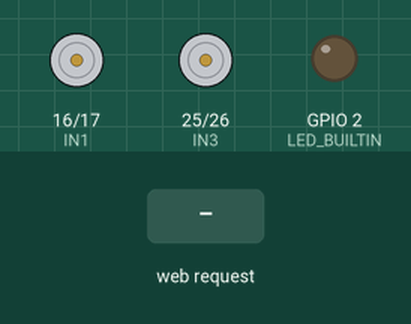
A sketch run on a simulated ESP32. Parts: motor-driver pin pairs drawn as motors (green arrow = first pin HIGH = forward, orange = second pin HIGH = backward, longer = more drive), output pins drawn as LEDs (lit = HIGH). The test bench sets the inputs (shaded band). What the sketch prints to the serial monitor is not drawn.

Above: at 1.2 s.
1.3 s: HTTP request GET /SUBIR received
At 1.6 s:
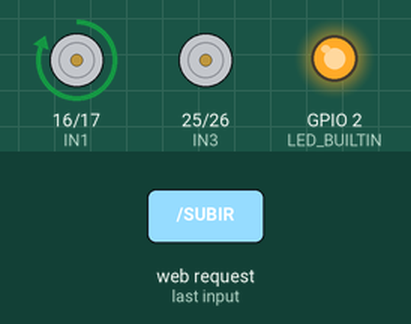
2.8 s: HTTP request GET /DESCER received
At 4.0 s:
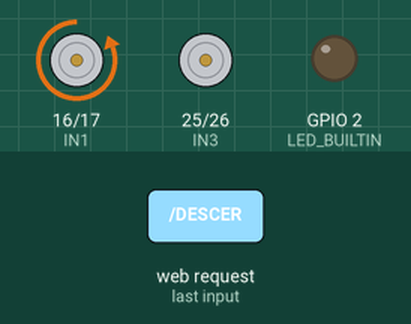
4.3 s: HTTP request GET /HORARIO received
At 5.2 s:
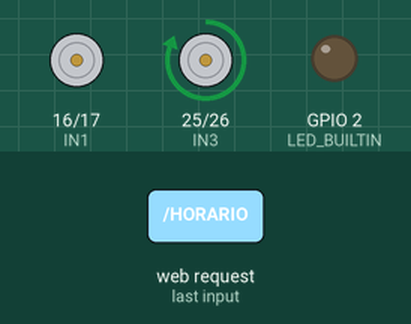
5.8 s: HTTP request GET /ANTI-HORARIO received
At 6.3 s:
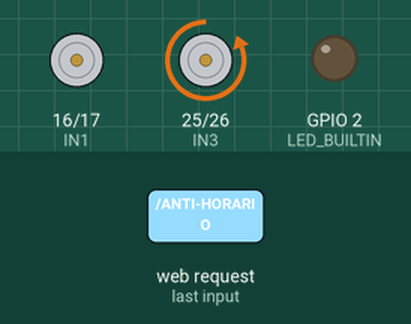
Timing chart, 0 to 8.3 s (numbered marks = the images above; inputs shaded):
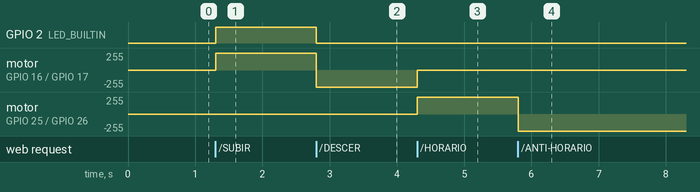

The sketch:

EscalaArvoreWiFi_copy_20241202222258.ino
```cpp
/*
  WiFiAccessPoint.ino creates a WiFi access point and provides a web server on it.

  Steps:
  1. Connect to the access point "yourAp"
  2. Point your web browser to http://192.168.4.1/H to turn the LED on or http://192.168.4.1/L to turn it off
     OR
     Run raw TCP "GET /H" and "GET /L" on PuTTY terminal with 192.168.4.1 as IP address and 80 as port

  Created for arduino-esp32 on 04 July, 2018
  by Elochukwu Ifediora (fedy0)
*/

#include <WiFi.h>
#include <NetworkClient.h>
#include <WiFiAP.h>

#ifndef LED_BUILTIN
#define LED_BUILTIN 2  // Set the GPIO pin where you connected your test LED or comment this line out if your dev board has a built-in LED

#endif


//Definindo os pinos a serem utilizados
#define IN1 16
#define IN2 17
#define IN3 25
#define IN4 26


// Set these to your desired credentials.
const char *ssid = "EscalaArvore";
const char *password = "escaladorprofissional";

NetworkServer server(80);

void setup() {
  pinMode(LED_BUILTIN, OUTPUT);

  Serial.begin(115200);
  Serial.println();
  Serial.println("Configuring access point...");

  // You can remove the password parameter if you want the AP to be open.
  // a valid password must have more than 7 characters
  if (!WiFi.softAP(ssid, password)) {
    log_e("Soft AP creation failed.");
    while (1);
  }
  IPAddress myIP = WiFi.softAPIP();
  Serial.print("AP IP address: ");
  Serial.println(myIP);
  server.begin();

  Serial.println("Server started");

// Setup dos pinos dos dois motores
  pinMode(IN1, OUTPUT);
  pinMode(IN2, OUTPUT);
  pinMode(IN3, OUTPUT);
  pinMode(IN4, OUTPUT);

// Todos iniciam no LOW, ou seja, o motor inicia desligado
  digitalWrite(IN1, LOW);
  digitalWrite(IN2, LOW);
  digitalWrite(IN3, LOW);
  digitalWrite(IN4, LOW);

}

void loop() {
  NetworkClient client = server.accept();  // listen for incoming clients

  if (client) {                     // if you get a client,
    Serial.println("New Client.");  // print a message out the serial port
    String currentLine = "";        // make a String to hold incoming data from the client
    while (client.connected()) {    // loop while the client's connected
      if (client.available()) {     // if there's bytes to read from the client,
        char c = client.read();     // read a byte, then
        Serial.write(c);            // print it out the serial monitor
        if (c == '\n') {            // if the byte is a newline character

          // if the current line is blank, you got two newline characters in a row.
          // that's the end of the client HTTP request, so send a response:
          if (currentLine.length() == 0) {
            // HTTP headers always start with a response code (e.g. HTTP/1.1 200 OK)
            // and a content-type so the client knows what's coming, then a blank line:
            client.println("HTTP/1.1 200 OK");
            client.println("Content-type:text/html");
            client.println();

            // the content of the HTTP response follows the header:
            client.print("Click <a href=\"/H\">here</a> to turn ON the LED.<br>");
            client.print("Click <a href=\"/L\">here</a> to turn OFF the LED.<br>");

            // The HTTP response ends with another blank line:
            client.println();
            // break out of the while loop:
            break;
          } else {  // if you got a newline, then clear currentLine:
            currentLine = "";
          }
        } else if (c != '\r') {  // if you got anything else but a carriage return character,
          currentLine += c;      // add it to the end of the currentLine
        }

        // Check to see if the client request was "GET /H" or "GET /L":
        if (currentLine.endsWith("GET /SUBIR")) {
          digitalWrite(LED_BUILTIN, HIGH);  // GET /H turns the LED on
        }
        if (currentLine.endsWith("GET /DESCER")) {
          digitalWrite(LED_BUILTIN, LOW);  // GET /L turns the LED off
        }


        //Movimento motores (controle por app)

        //SUBIR
        if (currentLine.endsWith("GET /SUBIR")) {
           digitalWrite(IN1, HIGH);
           digitalWrite(IN2, LOW);
           digitalWrite(IN3, LOW);
           digitalWrite(IN4, LOW);
        }
        //DESCER
        if (currentLine.endsWith("GET /DESCER")) {
           digitalWrite(IN1, LOW);
           digitalWrite(IN2, HIGH);
           digitalWrite(IN3, LOW);
           digitalWrite(IN4, LOW);
        }
        //BRAÇO HORÁRIO
        if (currentLine.endsWith("GET /HORARIO")) {
           digitalWrite(IN1, LOW);
           digitalWrite(IN2, LOW);
           digitalWrite(IN3, HIGH);
           digitalWrite(IN4, LOW);
        }
        //BRAÇO ANTI-HORÁRIO
        if (currentLine.endsWith("GET /ANTI-HORARIO")) {
           digitalWrite(IN1, LOW);
           digitalWrite(IN2, LOW);
           digitalWrite(IN3, LOW);
           digitalWrite(IN4, HIGH);
        }
        //PARAR
        if (currentLine.endsWith("GET /PARAR")) {
           digitalWrite(IN1, LOW);
           digitalWrite(IN2, LOW);
           digitalWrite(IN3, LOW);
           digitalWrite(IN4, LOW);
        }

        }

        //OBS: Fiz o código pra um motor funcionar por vez, então ativar o Braço vai certamente desativar o movimento vertical!
        //Nesse caso, vale notar que o Motor A, correspondente aos pinos IN1 e IN2, será o de subida/descida, equanto o Motor B, correspondente aos pinos IN3 e IN4, será o do Braço


      }
    }
    // close the connection:
    client.stop();
    Serial.println("Client Disconnected.");
  }
```

Measured:
- after the input at 1.3 s, GPIO 2 (LED_BUILTIN): LOW → HIGH at once; motor on GPIO 16 (IN1) / GPIO 17 (IN2): stopped → forward 255/255 at once
- after the input at 2.8 s, GPIO 2 (LED_BUILTIN): HIGH → LOW at once; motor on GPIO 16 (IN1) / GPIO 17 (IN2): forward 255/255 → backward 255/255 at once
- after the input at 4.3 s, motor on GPIO 16 (IN1) / GPIO 17 (IN2): backward 255/255 → stopped at once; motor on GPIO 25 (IN3) / GPIO 26 (IN4): stopped → forward 255/255 at once
- after the input at 5.8 s, motor on GPIO 25 (IN3) / GPIO 26 (IN4): forward 255/255 → backward 255/255 at once
